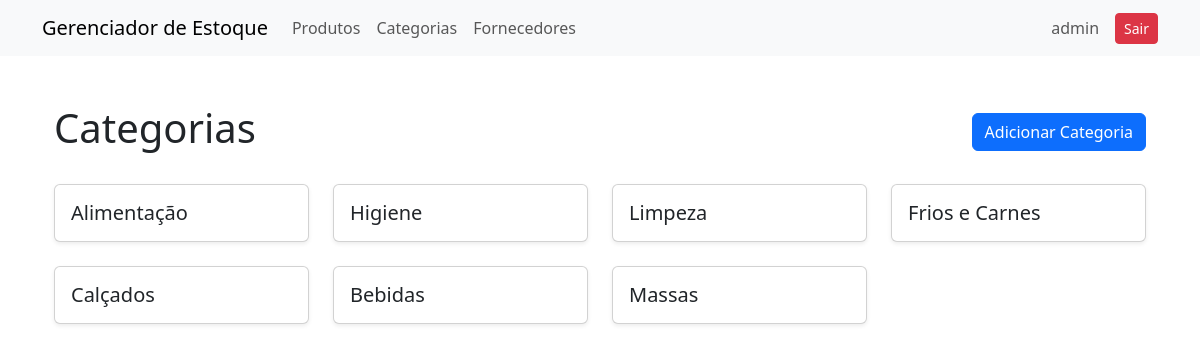
/estoque/categorias/ (signed in), run on an earlier commit of the app's database.
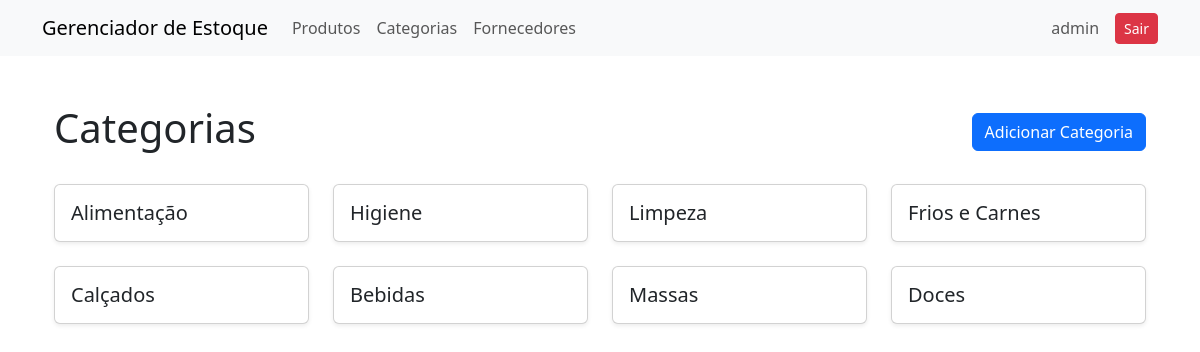
And on a later commit of the database.
### estoque/models.py (models this page shows)
class Categoria(models.Model):
    nome = models.CharField(max_length=250, unique=True)
    def __str__(self):
        return self.nome

### estoque/views/categorias.py (the view)
# urls.py: path('categorias/', CategoriaListView.as_view(), name="categorias"),
class CategoriaListView(LoginRequiredMixin, ListView):
    model = Categoria
    template_name = "categoria.html"
    context_object_name = 'categorias'

### estoque/templates/categoria.html (shortened to what this page needs)
{% extends 'base.html' %}
{% block content %}
<div class="container my-5">
    <div class="d-flex align-items-center justify-content-between mb-4">
        <h1>Categorias</h1>
        <div>
            <a class="btn btn-primary" href="{% url 'categoria-create' %}" role="button" style="height: min-content;">Adicionar Categoria</a>
        </div>
    </div>
    <div class="row row-cols-1 row-cols-sm-2 row-cols-md-3 row-cols-lg-4 g-4">
        {% for categoria in categorias %}
        <div class="col">
            <div class="card h-100 shadow-sm">
                <div class="card-body">
                    <h5 class="card-title mb-0">{{categoria}}</h5>
                </div>
            </div>
        </div>
        {% endfor %}
    </div>
</div>
{% endblock %}

What changed in the data, as far as the page shows it:
added Categoria: nome "Doces"
